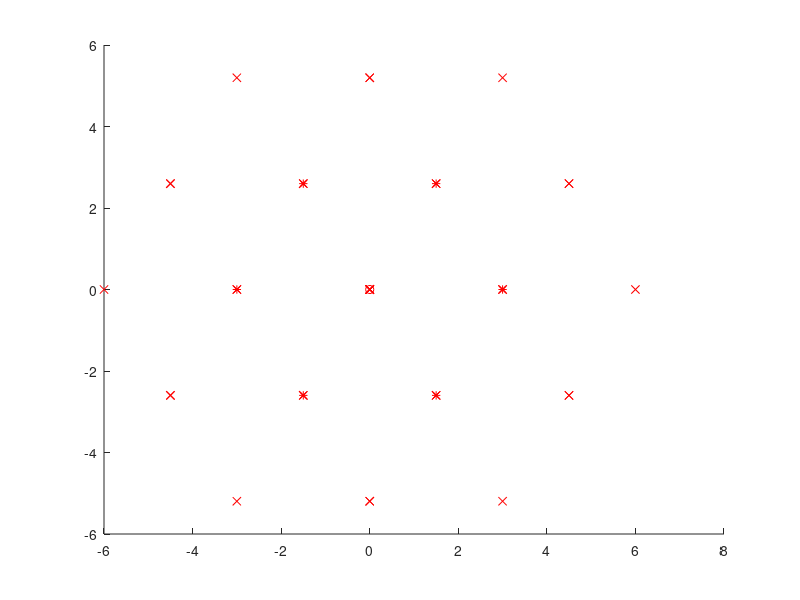

MATLAB code to generate this figure:
hold on
a=1;
b=1;

Nc=sqrt(a^2 + b^2 + a*b);

P(1)=sqrt(3)*exp(1j*pi/6)+sqrt(3)*exp(1j*pi/2);

for i=2:6
    P(i)=P(i-1)*exp(1j*pi/3);
end

for j=1:6
    Q(1)=P(j)+sqrt(3)*exp(1j*pi/6)+sqrt(3)*exp(1j*pi/2);
    for k=2:6
        Q(k)=Q(k-1)*exp(1j*pi/3);
    end
    plot(real(Q), imag(Q), 'rx')
    hold on
end

plot(0,0,'ro')
hold on

plot(real(P), imag(P), 'r*')